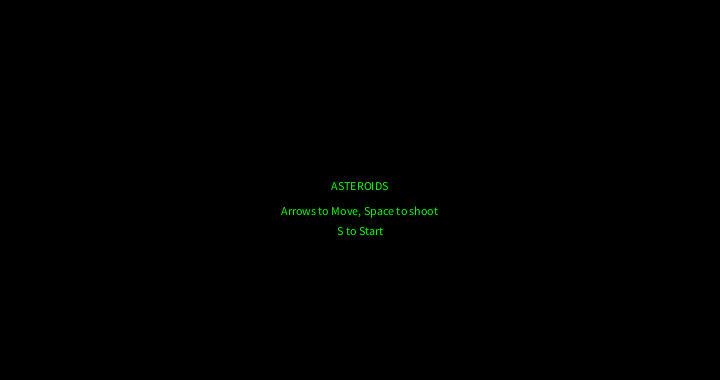
Frame 1 (no input)
Frame 60 (the mouse pressed at the canvas centre just before this capture): identical to frame 1, image omitted
Frame 120 (the mouse held since frame 60 and released just before this capture): identical to frame 1, image omitted

The Processing sketch that drew this single still picture (run headless with seeded random() and noise(); from frame 60 on, the mouse is pressed at the canvas centre):

// Processing sketch: aug13d_gamefinal
// ── aug13d_gamefinal.pde
//GAME VARs
int GAME_STATE = 0;
int score = 0;
//Ship Vars
int ship_x, ship_y, ship_r_speed, max_speed;
float ship_x_speed, ship_y_speed, ship_rotation, ship_friction, ship_acceleration;
Boolean fireFlame = false;
//Bullet Vars
Boolean isBulletFired;
int bullet_x, bullet_y, bullet_speed;
float bullet_heading;
//Asteroid  Stuff
int num_roids = 5;
float[] roid_x = new float[num_roids];
float[] roid_y = new float[num_roids];
float[] roid_speed = new float[num_roids];
float[] roid_heading = new float[num_roids];
float[] roid_size = new float[num_roids];
// key presses, handles multiple key presses
final int keyDownArraySize = 127;
boolean[] keyDown = new boolean[keyDownArraySize];
void setup() {
  size(720, 380);
  frameRate(60);
  smooth();
    
  initShip();
  initKeyDownArray();
  initAsteroids();
  
  //init Bullet. When it is fired, more stuff is assigned.
  isBulletFired = false;
  bullet_speed = 8;
} 
void initShip() {
  ship_x = int(width  * .5);
  ship_y = int(height * .5);
  ship_acceleration = .15;
  ship_friction = .99;
  ship_r_speed = 12;
  max_speed = 10;
}
void initKeyDownArray() {
  for(int i=0; i<keyDownArraySize; i++) {
    keyDown[i] = false;
  }
}
void initAsteroids() {
  for (int i = 0; i<num_roids; i++) {
    roid_x[i] = random(width);
    roid_y[i] = random(height);
    roid_heading[i] = random(TWO_PI);
    roid_speed[i] = 2 + random(3); // value between 2-5
    roid_size[i] = 20 + random(50);
  }
}
//------------------------------------------------------------------------- DRAW LOOP 
void draw() {
    background(0);
    
    if (GAME_STATE == 0) {//Title Screen
        fill(0, 255, 0);
        textAlign(CENTER);
        text("ASTEROIDS", width/2, height/2);
        text("Arrows to Move, Space to shoot", width/2, height/2 + 25);
        text("S to Start", width/2, height/2 + 45);
    
        if ( (keyPressed) && (key == 's')) {
          GAME_STATE++;
        }
    
  } else if (GAME_STATE == 1) {//Main Game Loop
    
    updateShip();
    updateRoids();
    if (isBulletFired) {
      updateBullet();
    }
    handleInput();
    
    fill(0, 255, 0);
    text(score, 20, 20);
    
    } else { //GAME OVER SCREEN
    textAlign(CENTER);
    text("GAME OVER", width/2, height/2);
    text("Your Score is " + score, width/2, height/2 + 20);
    text("R to Retry", width/2, height/2 + 40);
    if (keyPressed) {
      if (key == 'r') {
        GAME_STATE = 0;
        score = 0;
        initShip();
        initAsteroids();
      }
    }
  }
}
    
void updateShip() {
    //move ship
    moveShip();
    checkScreenBounds();
    
    //draw ship    
    drawShip();
}
void moveShip() { //moves ship
  constrain(ship_x_speed, -max_speed, max_speed);
  constrain(ship_y_speed, -max_speed, max_speed);
  ship_x += ship_x_speed;
  ship_y += ship_y_speed;
  
  //add friction
  ship_x_speed *= ship_friction;
  ship_y_speed *= ship_friction;
  
  if (abs(ship_x_speed) < .05) ship_x_speed = 0;
  if (abs(ship_y_speed) < .05) ship_y_speed = 0;
}
void drawShip() {
  noFill();
  stroke(0, 255, 0);
  strokeWeight(1);
  
  pushMatrix();
    translate(ship_x, ship_y);
    rotate(radians(ship_rotation));
    beginShape();
    vertex(15, 0);
    vertex(-3, 6);
    vertex(-1, 0);
    vertex(-3, -6);
    endShape(CLOSE);
    
    if (fireFlame) {
      beginShape();
        vertex(-8, 0);
        vertex(-2, 2);
        vertex(-1, 0);
        vertex(-2, -2);
      endShape(CLOSE);
      fireFlame = false;
    }
    
  popMatrix();
}
void checkScreenBounds() {
  //wrap left and right of screen
  if (ship_x > width) {
    ship_x = 0;
  } else if (ship_x < 0) {
    ship_x = width;
  }
  //wrap top and bottom of screen
  if (ship_y > height) {
    ship_y = 0;
  } else if (ship_y < 0) {
    ship_y = height;
  }
}
//------------------------------------------------------------------------- BULLET CONTROLS
void updateBullet() {
  checkBulletEdge();
  
  bullet_x += bullet_speed * cos(radians(bullet_heading));
  bullet_y += bullet_speed * sin(radians(bullet_heading));
  
  strokeWeight(frameCount%4 + 3);
  point(bullet_x, bullet_y);
  
}
void checkBulletEdge() {
  if ( (bullet_x > width) || (bullet_x < 0) || (bullet_y < 0) || (bullet_y > height) ) {
    isBulletFired = false;
  }
}
//------------------------------------------------------------------------- ASTEROID CONTROLS
void updateRoids() {
  for (int i = 0; i<num_roids; i++) {
    roid_x[i] += roid_speed[i] * cos(roid_heading[i]);
    roid_y[i] += roid_speed[i] * sin(roid_heading[i]);
    
    if (roid_x[i] > width) {
      roid_x[i] = 0;
    } else if (roid_x[i] < 0) {
      roid_x[i] = width;
    }
    if (roid_y[i] < 0) {
      roid_y[i] = height;
    } else if (roid_y[i] > height) {
      roid_y[i] = 0;
    }
    
    ellipse(roid_x[i], roid_y[i], roid_size[i], roid_size[i]);
    
    //hit test bullet
    if (isBulletFired) {
      if ( isHit(bullet_x, bullet_y, roid_x[i], roid_y[i], roid_size[i]) ) {
        roid_x[i] = random(width);
        roid_y[i] = random(height);
        roid_heading[i] = random(TWO_PI);
        roid_speed[i] = 2 + random(3); // value between 2-5
        roid_size[i] = 20 + random(50);
        score++;
        //score += 1;
        //score = score + 1;
      }
    }
    
    //hitTest ship
    if ( isHit(ship_x, ship_y, roid_x[i], roid_y[i], roid_size[i]) ){
      GAME_STATE++;
    }
  }
}
Boolean isHit(float bul_x, float bul_y, float ast_x, float ast_y, float ast_s) {
  /*Boolean value_to_return;
  float distance = dist(bul_x, bul_y, ast_x, ast_y);
  if (distance < ast_s/2) {
    //inside;
    value_to_return = true;
  } else {
    value_to_return = false;
    //outside
    //do nothing
  }
  return value_to_return;
  */
  return (dist(bul_x, bul_y, ast_x, ast_y) < ast_s/2);
}
//------------------------------------------------------------------------- KEYBOARD CONTROLS
void handleInput() {
  if(keyDown[RIGHT]) {
    ship_rotation += ship_r_speed;
  }
  if(keyDown[LEFT]) {
    ship_rotation -= ship_r_speed;
  }
  if(keyDown[UP]) {
    fireFlame = true;
    ship_x_speed += ship_acceleration * cos(radians(ship_rotation));
    ship_y_speed += ship_acceleration * sin(radians(ship_rotation));
  }
  if(keyDown[DOWN]) {
    ship_x_speed -= ship_acceleration * cos(radians(ship_rotation));
    ship_y_speed -= ship_acceleration * sin(radians(ship_rotation));
  }
  if(keyDown[32]) {//32 == space
    if(isBulletFired == false) {
        //same as !isBulletFired
      isBulletFired = true;
      bullet_x = ship_x;
      bullet_y = ship_y;
      bullet_heading = ship_rotation;
    }
  }
}
void keyPressed() {
 // println(keyCode);
  if(keyCode < keyDownArraySize) {
    keyDown[keyCode] = true;
  }
}
void keyReleased() {
  if(keyCode < keyDownArraySize) {
    keyDown[keyCode] = false;
  }
}
